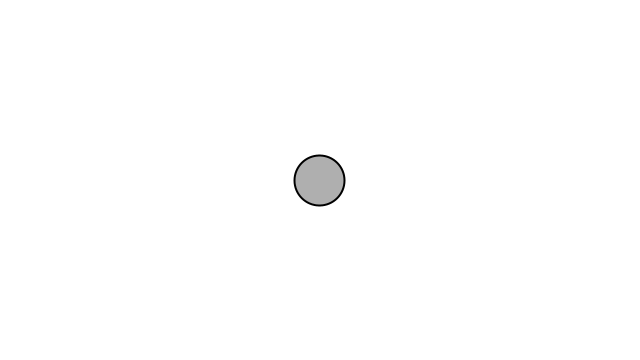
Frame 1 (no input)
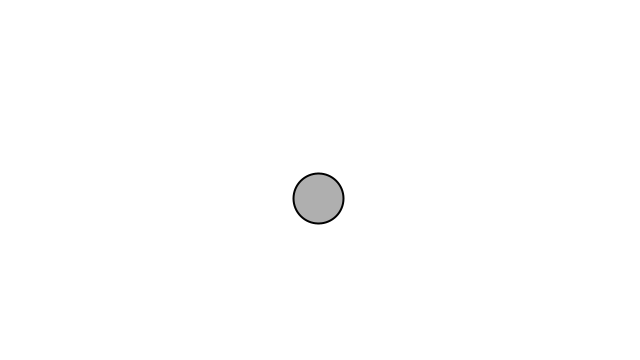
Frame 60 (the mouse pressed at the canvas centre just before this capture)
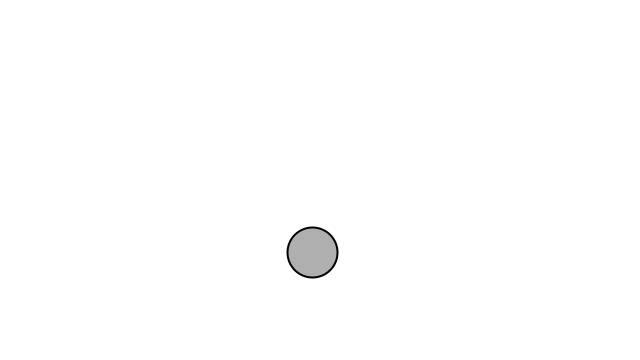
Frame 120 (the mouse held since frame 60 and released just before this capture)

The Processing sketch that drew these frames (run headless with seeded random() and noise(); from frame 60 on, the mouse is pressed at the canvas centre):

// Processing sketch: karatu_bb_accelerate
// ── karatu_bb_accelerate.pde
Movers mover;

void setup(){
size(640,360);
background(255);
mover = new Movers();
}

void draw(){
background(255);
mover.update();
mover.checkEdges();
mover.display();
}

// ── movers.pde
class Movers{

  PVector location;
  PVector velocity;
  PVector acceleration;
  float topspeed = 20;
  
  Movers(){
    location = new PVector(width/2,height/2);
    velocity = new PVector(0,0);
    acceleration = new PVector(-0.001,0.01);
  }
  
  void update(){
  
    velocity.add(acceleration);
    velocity.limit(topspeed);
    location.add(velocity);
  }
  
  void display(){
    stroke(0);
    strokeWeight(2);
    fill(175);
    ellipse(location.x,location.y,50,50);
  }
  
  void checkEdges(){
    
  if(location.x > width){
    location.x = 0;
  }
   else if (location.x < 0){
     location.x = width;
    }
  if(location.y > height){
     location.y = 0;
  }
  else if(location.y < 0){
      location.y = height;
    }
  }
}
